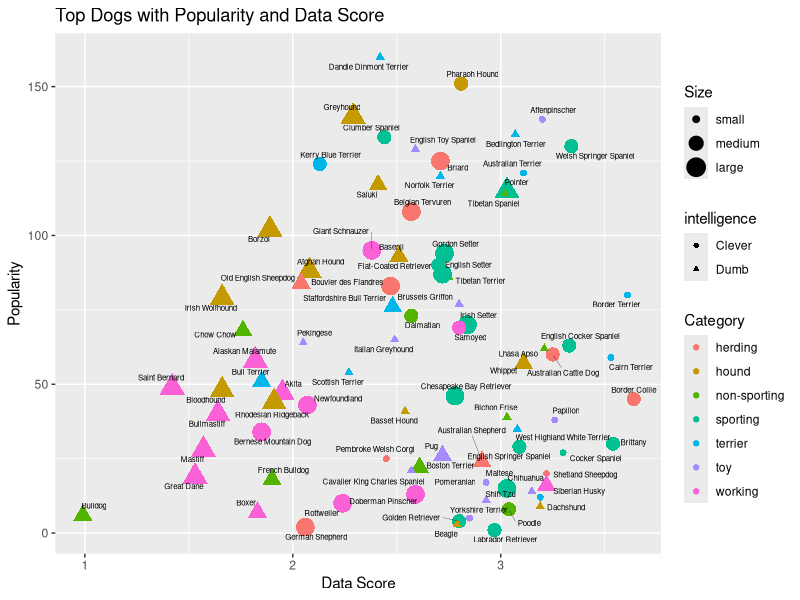

The R script that drew this image:
## ---- chunk 1
knitr::opts_chunk$set(echo = TRUE)
## ---- chunk 2
library(ggplot2)
library(dplyr)
library(tidyverse)
library(plyr)
library(readxl)
library(ggrepel)

topDogsFull <- readxl::read_xlsx('KIB - Best in Show (public).xlsx', sheet='Best in show full sheet', range = cell_rows(1:88))


topDogsFull$intelligence<- revalue(topDogsFull$intelligence, c("Above average" = "Clever", "Average" = "Dumb", "Brightest" = "Clever", "Excellent" = "Clever", "Fair" = "Dumb", "Lowest" = "Dumb"))
levels(topDogsFull$Size) <- c("small", "medium", "large")
topDogsFull$Size <- as.factor(topDogsFull$Size)

topDogsFull$Size <- factor(topDogsFull$Size, levels = c("small", "medium", "large"))
levels(topDogsFull$Size)

ggplot(topDogsFull, aes(x = `datadog score`, y = Popularity, color = Category, shape = intelligence, label = Breed)) + geom_point(aes(size = Size)) + geom_text_repel(segment.size = .1, size = 2, color = "black") + xlab("Data Score") + ggtitle("Top Dogs with Popularity and Data Score")


